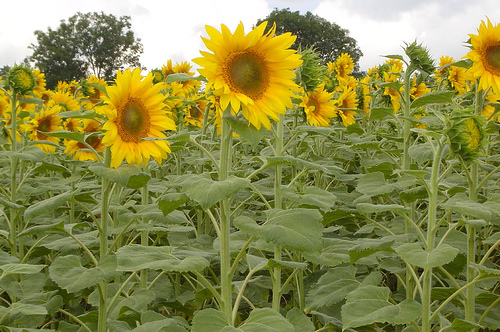
#> input picture img/01/1.jpg, 500 x 332 px, found by its file name
$ jupyter execute 's-2-lam mo anh.ipynb'
#> lines starting #> are read from the running program, lines starting #| are printed output that depends on the picture
[cell 1]
from PIL import Image
import numpy as np
import matplotlib.pyplot as plt
from scipy import ndimage

# Đọc ảnh từ Pillow
image_path = 'C:/Users/tungi/OneDrive/Documents/src_cv/img/01/1.jpg'
image_pil = Image.open(image_path)
#> image_pil is the input picture: PIL image 500x332 RGB; mean R, G, B 139.4, 139.2, 74.1

# Chuyển ảnh sang ảnh xám
gray_image_pil = image_pil #.convert('L')

# Chuyển ảnh PIL sang mảng NumPy
image = np.array(gray_image_pil)

# Làm mờ ảnh xám với Gaussian
sigma_a = 0.5
blurred_image_a = ndimage.gaussian_filter(image, sigma=sigma_a, mode="constant")
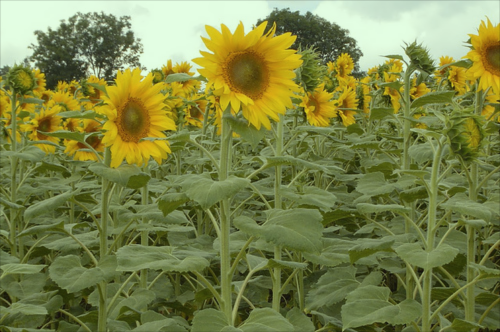
#> blurred_image_a: shape (332, 500, 3); mean R, G, B 122.9, 130.5, 71.6

sigma_b = 1
blurred_image_b = ndimage.gaussian_filter(image, sigma=sigma_b, mode="constant")
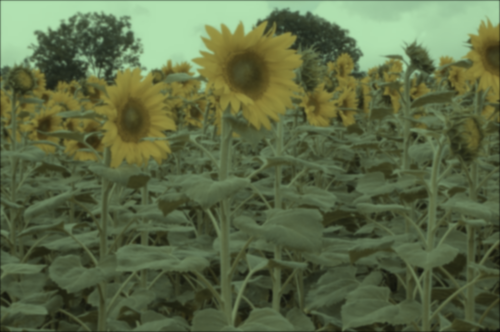
#> blurred_image_b: shape (332, 500, 3); mean R, G, B 91.7, 105.3, 69.2

sigma_c = 2
blurred_image_c = ndimage.gaussian_filter(image, sigma=sigma_c, mode="constant")
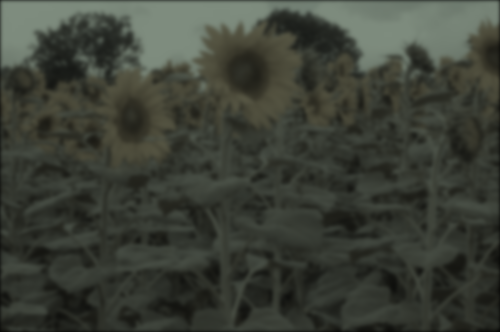
#> blurred_image_c: shape (332, 500, 3); mean R, G, B 59.7, 63.7, 54.6

# Tạo subplot với lưới 2x2
plt.subplot(2, 2, 1)
plt.imshow(image, cmap='gray')
plt.title("Ảnh xám gốc")

plt.subplot(2, 2, 2)
plt.imshow(blurred_image_a, cmap='gray')
plt.title(f"Ảnh xám mờ - Sigma {sigma_a}")

plt.subplot(2, 2, 3)
plt.imshow(blurred_image_b, cmap='gray')
plt.title(f"Ảnh xám mờ - Sigma {sigma_b}")

plt.subplot(2, 2, 4)
plt.imshow(blurred_image_c, cmap='gray')
plt.title(f"Ảnh xám mờ - Sigma {sigma_c}")

plt.tight_layout()
plt.show()
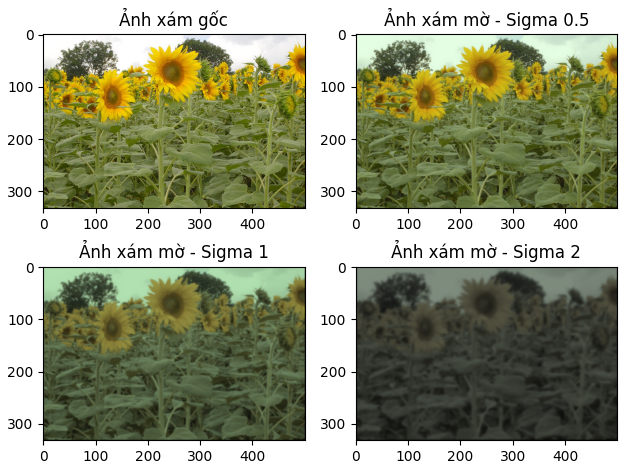
#> figure drawn by matplotlib, 4 panels

$ run again, with img/01/2.jpg copied over img/01/1.jpg
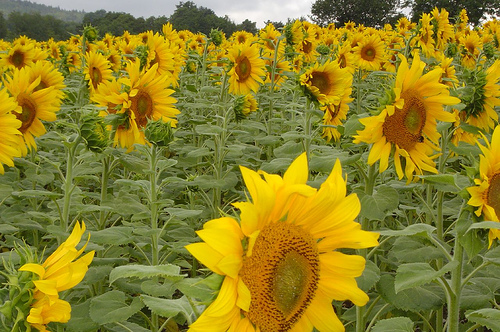
#> input picture img/01/2.jpg, 500 x 332 px, found by its file name
#> image_pil is the input picture: PIL image 500x332 RGB; mean R, G, B 140.8, 128.7, 37.6
#> `blurred_image_c = ndimage.gaussian_filter(image, sigma=sigma_c, mode="..`:
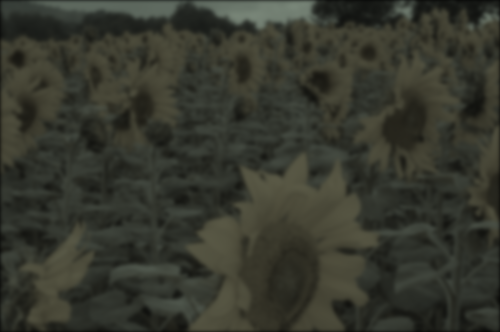
#> blurred_image_c: shape (332, 500, 3); mean R, G, B 53.8, 55.5, 45.8
#> `plt.show()`:
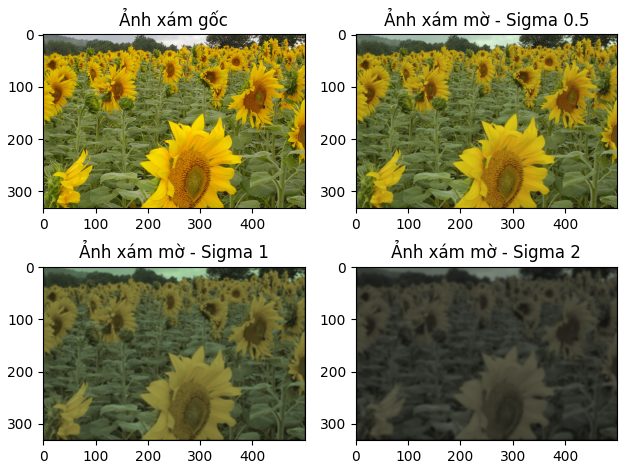
#> figure drawn by matplotlib, 4 panels

$ run again, with img/01/3.jpg copied over img/01/1.jpg
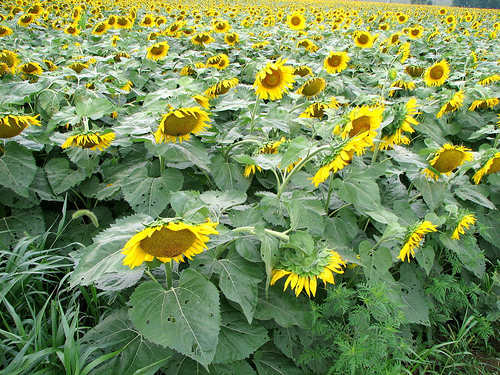
#> input picture img/01/3.jpg, 500 x 375 px, found by its file name
#> image_pil is the input picture: PIL image 500x375 RGB; mean R, G, B 120, 142.1, 86.8
#> `blurred_image_c = ndimage.gaussian_filter(image, sigma=sigma_c, mode="..`:
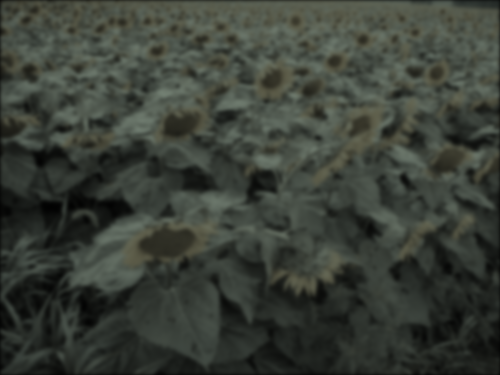
#> blurred_image_c: shape (375, 500, 3); mean R, G, B 58.1, 63.3, 55.5
#> `plt.show()`:
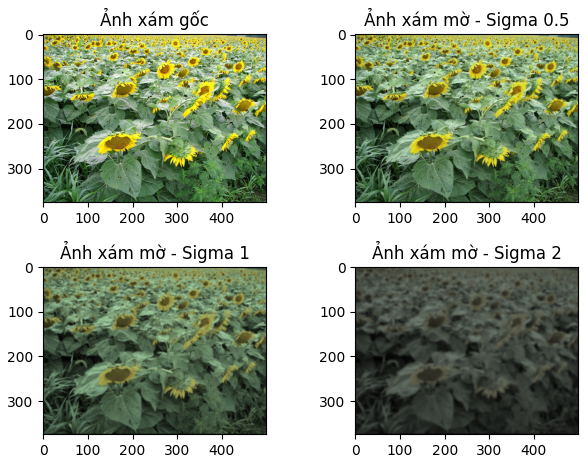
#> figure drawn by matplotlib, 4 panels
